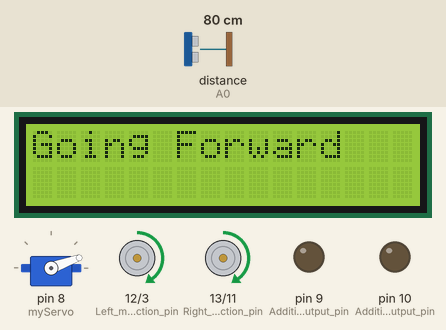
Recording of a sketch running on a simulated Arduino Uno, built with avr-gcc and run on an emulated ATmega328P. On the bench: 16×2 character LCD, servo, direction and speed pins drawn as motors (green arrow = direction pin HIGH = forward, orange = LOW = backward, longer = more drive), output pins drawn as LEDs (lit = HIGH). Wiring (inferred from the names in the program): ultrasonic range finder: trigger A1; echo A0. The inputs (shaded band) are chosen by the test bench; at power-on: distance to the obstacle (sensor on A0) 80 cm. The echo pulse lasts 58.3 µs per cm; pins used as bus, display or sensor lines are not drawn.

Above: at 1.2 s.
1.3 s: distance to the obstacle (sensor on A0) set to 24 cm
4.6 s: distance to the obstacle (sensor on A0) set to 19 cm
At 5.2 s:
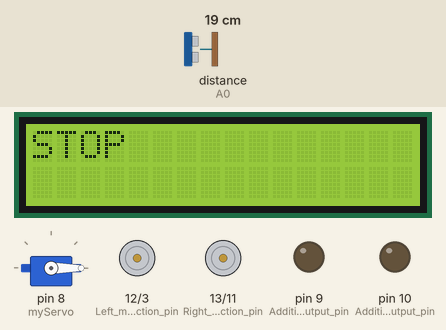
7.9 s: distance to the obstacle (sensor on A0) set to 17 cm
At 10.2 s:
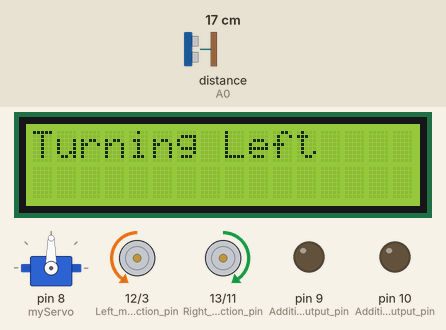
14.5 s: distance to the obstacle (sensor on A0) set to 35 cm
At 15.8 s:
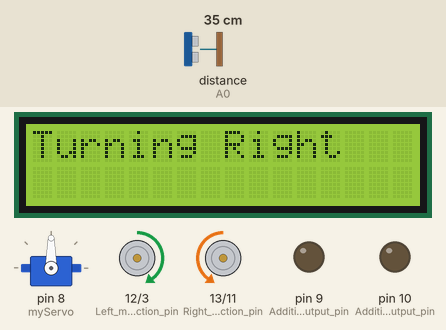
17.8 s: distance to the obstacle (sensor on A0) set to 2 cm
At 20.6 s:
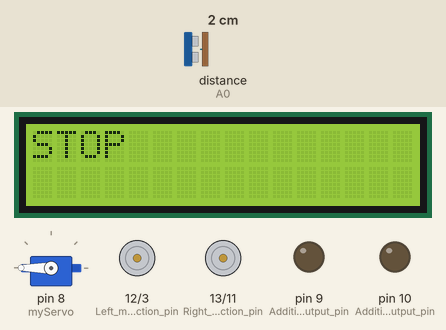
21.1 s: distance to the obstacle (sensor on A0) set to 60 cm
At 23.9 s:
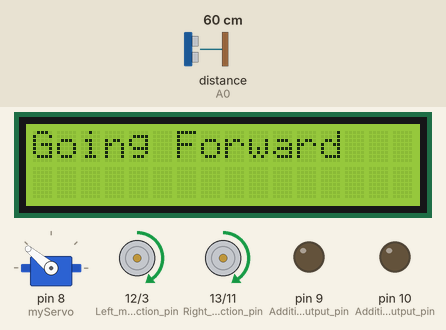
Timing chart, 0 to 33.3 s (numbered marks = the images above; inputs shaded):
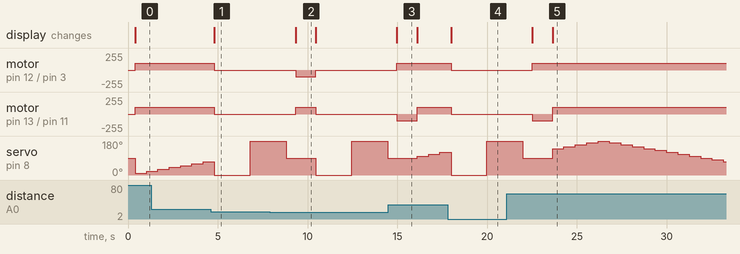

The sketch:

7_pathfindingBot.ino
```cpp
#include <Wire.h>                    // Include Wire library for I2C communication
#include <LiquidCrystal_I2C.h>      // Include library for LCD display
#include <Servo.h>                  // Include library for controlling servos

// Initialize the LCD (Update address to 0x27 or 0x3F if needed)
LiquidCrystal_I2C lcd(0x27, 16, 2); // Initialize the LCD with address 0x27 and 16x2 dimensions
Servo myServo;                      // Create a servo object to control the servo motor

// Declare variables
int distance;                        // Variable to store the measured distance
int leftDistance = 0;
int rightDistance = 0;
int count = 0;                       // Servo angle counter
int direction = 1;                   // Direction for servo sweep (1 = forward, -1 = backward)

void setup() {
  // Motor control pins
  pinMode(13, OUTPUT);              // Right motor direction pin
  pinMode(11, OUTPUT);              // Right motor speed (PWM) pin
  pinMode(12, OUTPUT);              // Left motor direction pin
  pinMode(3, OUTPUT);               // Left motor speed (PWM) pin

  // Additional motor-related pins
  pinMode(9, OUTPUT);               // Additional output pin (not used in this code)
  pinMode(10, OUTPUT);              // Additional output pin (not used in this code)

  // Ultrasonic sensor pins
  pinMode(A1, OUTPUT);              // Trigger pin for ultrasonic sensor
  pinMode(A0, INPUT);               // Echo pin for ultrasonic sensor

  // Initialize serial communication and peripherals
  Serial.begin(9600);               // Start serial communication at 9600 baud
  Wire.begin();                     // Initialize I2C communication
  lcd.begin(16, 2);                 // Initialize LCD with 16x2 dimensions
  lcd.backlight();                  // Turn on the LCD backlight
  myServo.attach(8);                // Attach servo motor to pin 8
}

void loop() {
  delay(300);                       // 0.3s Delay for stability
  readUltrasonicSensor();
  pathfindingBot(distance);
}

// Robot navigation function
void pathfindingBot(int distance) {
  lcd.clear();                  // Clear the LCD screen
  count += 10 * direction;      // Adjust the servo angle based on the current direction

  // Ensure the servo angle stays within the valid range (0 to 180 degrees)
  if (count >= 0 && count <= 180) {
    myServo.write(count);       // Move the servo to the current angle

    // Display a message on the LCD indicating the bot is checking the distance
    lcd.setCursor(0, 0);
    lcd.print("Checking...");
    lcd.clear();                  // Clear the LCD screen

    // Check the distance and take appropriate action:
    if (distance > 20) {
      // If the path is clear, move the bot forward
      lcd.setCursor(0,0);
      lcd.print("Going Forward");
      forward(100);
    }
    else {
      // If an obstacle is detected, stop the bot
      lcd.setCursor(0, 0);
      lcd.print("STOP");
      stopMotors();

      // Scan the surroundings using the ultrasonic sensor
      myServo.write(0); // Check left
      delay(2000);
      leftDistance = readUltrasonicSensor();

      myServo.write(180); // Check right
      delay(2000);
      rightDistance = readUltrasonicSensor();

      myServo.write(90); // Reset servo to center
      delay(500);

      // Determine the best direction to turn
      if (leftDistance > rightDistance) {
        // Turn left
        lcd.setCursor(0, 0);
        lcd.print("Turning Left");
        spinLeft(100);
        delay(500);
      }
      else {
        // Turn right
        lcd.setCursor(0, 0);
        lcd.print("Turning Right");
        spinRight(100);
        delay(500);
      }
    }
    // Delay to allow the sensor and servo to stabilize
    delay(300);
  }
    // Reverse the servo direction if it reaches the end of its range
  if (count >= 180 || count <= 0) {
    direction *= -1;
  }
}

// Function to handle motion based on distance
void socialDistancingBot(int distance) {
  lcd.clear();
  count += 10 * direction;          // Adjust servo angle based on the current direction

  if (count >= 0 || count <= 180) {
    myServo.write(count);           // Move servo to current angle
    lcd.setCursor(0, 0);
    lcd.print("Checking...");

    lcd.clear();

    if (distance < 25) {            // If object is too close, reverse
      displayDistance(distance);
      reverse(100);
      delay(1000);
    } else if (distance > 30) {     // If path is clear, move forward
      displayDistance(distance);
      forward(100);
      delay(1000);
    } else if (distance > 25 && distance < 30) { // If within range, stop
      displayDistance(distance);
      stopMotors();
      delay(1000);
    } else {
      lcd.setCursor(0, 0);
      lcd.print("Checking...");
    }

    delay(300);                     // Delay to allow sensor and servo stabilization
  }

  if (count >= 180 || count <= 0) {
    direction *= -1;               // Reverse servo direction when reaching the range ends
  }
}

// Sweep servo in a full circle
void servoMotorMovement(int distance) {
  for (count = 0; count <= 180; count++) {
    myServo.write(count);           // Set servo to the current angle
    displayAngle(distance);         // Display the angle and distance
    delay(300);                     // Delay for smooth movement
  }
  for (count = 180; count >= 0; count--) {
    myServo.write(count);           // Set servo to the current angle
    displayAngle(distance);         // Display the angle and distance
    delay(300);                     // Delay for smooth movement
  }
}

// Sweep servo in a half circle
void halfCircle(int distance) {
  lcd.clear();
  for (count = 0; count <= 180; count++) {
    myServo.write(count);           // Set servo to the current angle
    displayAngle(distance);         // Display the angle and distance
    delay(300);                     // Delay for smooth movement
  }
}

// Display distance on the LCD
void displayDistance(int distance) {
  lcd.clear();
  lcd.setCursor(0, 0);
  lcd.print("Distance: ");
  lcd.print(distance);
  lcd.print(" cm");
}

// Display distance and servo angle on the LCD
void displayAngle(int distance) {
  lcd.clear();

  lcd.setCursor(0, 0);
  lcd.print("Distance: ");
  lcd.print(distance);
  lcd.print(" cm");

  lcd.setCursor(0, 1);
  lcd.print("Angle: ");
  lcd.print(count);
}

// Read distance from ultrasonic sensor
int readUltrasonicSensor() {
  digitalWrite(A1, LOW);            // Clear the trigger pin
  delayMicroseconds(2);
  digitalWrite(A1, HIGH);           // Send a 10us pulse to the trigger pin
  delayMicroseconds(10);
  digitalWrite(A1, LOW);

  long duration = pulseIn(A0, HIGH); // Measure the time taken for the echo
  distance = duration * 0.034 / 2;  // Convert the duration to distance in cm
  return distance;
}
void lcdCounter(){
  for(int i = 0; i < 100; i++){
    displayCount();
    delay(1000);                  // wait 1 second
    lcd.clear();
    count++;
  }
}

void displayCount(){
  lcd.setCursor(0,0);  // Set cursor to column 0, row 0
  lcd.print(count);
}

void lcdNames() {
  lcd.setCursor(0,0);     // Position Cursor at (0,0) = first column, first row.
  lcd.print("Hello");     // Print First Name
  lcd.setCursor(0,1);     // Position Cursor at (0,1) = first column, second row.
  lcd.print("World!");    // Print Last Name
}

// Motor control functions
void spinRight(int motorspeed) {
  digitalWrite(13, LOW);            // Set right motor to reverse
  digitalWrite(12, HIGH);           // Set left motor to forward
  analogWrite(11, motorspeed);      // Set right motor speed
  analogWrite(3, motorspeed);       // Set left motor speed
}

void spinLeft(int motorspeed) {
  digitalWrite(13, HIGH);           // Set right motor to forward
  digitalWrite(12, LOW);            // Set left motor to reverse
  analogWrite(11, motorspeed);      // Set right motor speed
  analogWrite(3, motorspeed);       // Set left motor speed
}

void stopMotors() {
  analogWrite(11, 0);               // Stop right motor
  analogWrite(3, 0);                // Stop left motor
}

void forward(int motorspeed) {
  digitalWrite(13, HIGH);           // Set right motor to forward
  digitalWrite(12, HIGH);           // Set left motor to forward
  analogWrite(11, motorspeed);      // Set right motor speed
  analogWrite(3, motorspeed);       // Set left motor speed
}

void reverse(int motorspeed) {
  digitalWrite(13, LOW);            // Set right motor to reverse
  digitalWrite(12, LOW);            // Set left motor to reverse
  analogWrite(11, motorspeed);      // Set right motor speed
  analogWrite(3, motorspeed);       // Set left motor speed
}
```

Measured:
- the behaviour switches between 22 and 21 cm on distance to the obstacle (sensor on A0) (found by bisection; images 0 and 1)
- the behaviour switches between 19 and 18 cm on distance to the obstacle (sensor on A0) (found by bisection; images 1 and 2)
- after the input at 4.6 s, motor on pin 12 (Left_motor_direction_pin) / pin 3 (Left_motor_speed), motor on pin 13 (Right_motor_direction_pin) / pin 11 (Right_motor_speed): forward 100/255 → stopped after 0.22 s; the display: changes after 0.22 s (image 1)
- after the input at 7.9 s, the display: changes after 1.4 s (image 2)
- after the input at 14.5 s, motor on pin 12 (Left_motor_direction_pin) / pin 3 (Left_motor_speed): goes on until 15.0 s, then stays forward 100/255; servo on pin 8 (myServo): 90° → 100° after 1.6 s, → 110° 0.63 s later, → 120° 0.63 s later
- after the input at 17.8 s, motor on pin 12 (Left_motor_direction_pin) / pin 3 (Left_motor_speed), motor on pin 13 (Right_motor_direction_pin) / pin 11 (Right_motor_speed): forward 100/255 → stopped after 0.19 s; the display: changes after 0.19 s (image 4)
- after the input at 21.1 s, motor on pin 12 (Left_motor_direction_pin) / pin 3 (Left_motor_speed): goes on until 22.5 s, then stays forward 100/255; the display: first differs from a run without the input after 2.5 s (image 5)
